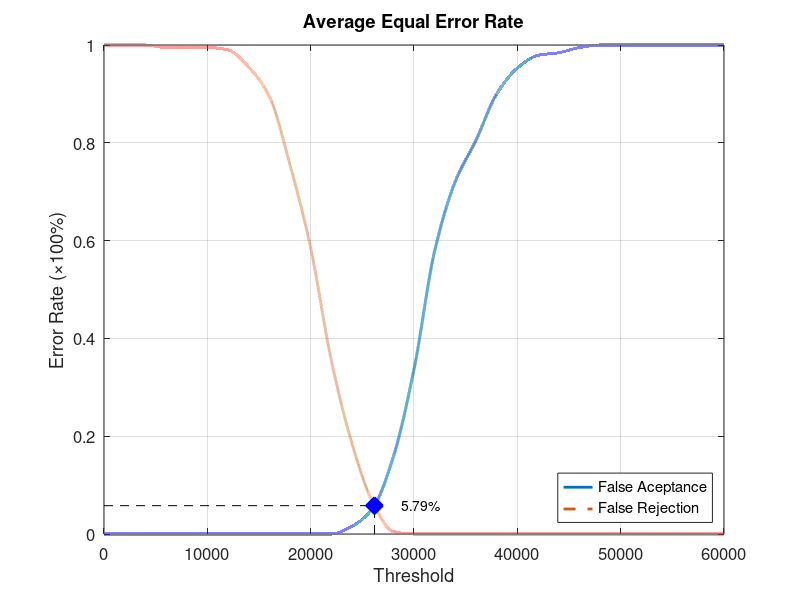
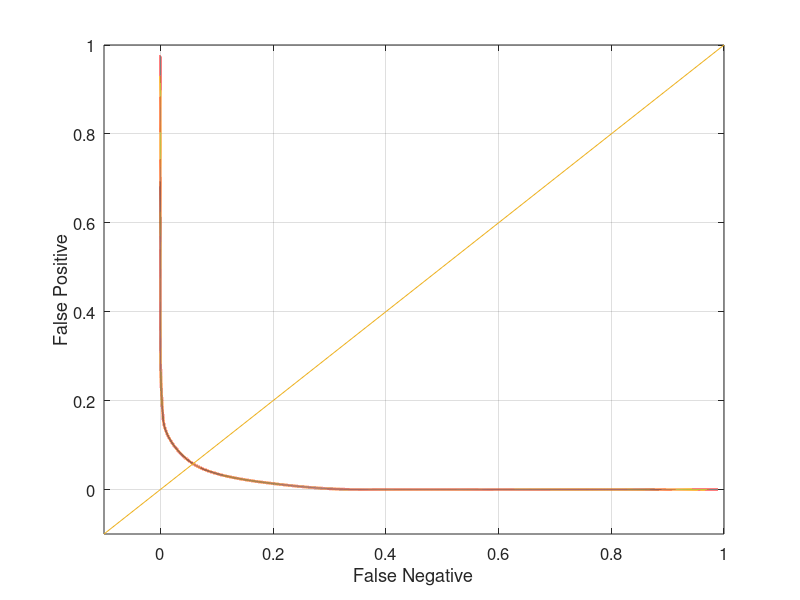

Recreate these plots in MATLAB, in order.
function yEER = Database4_3
close all;
clear;
clc;
x = 0:2000:60000;
xq = 0:0.5:60000;

y0 = [0 0 0 0 0 0 0 0 0 0 0 0 0.0157895 0.0526316 0.157895 0.336842 0.578947 0.721053 0.805263 0.9 0.952632 0.978947 0.984211 0.994737 1 1 1 1 1 1 1];
yy0 = interp1(x, y0, xq, 'pchip');
y1 = [1 1 1 0.995 0.995 0.995 0.99 0.955 0.895 0.755 0.585 0.355 0.185 0.065 0.005 0 0 0 0 0 0 0 0 0 0 0 0 0 0 0 0];
yy1 = interp1(x, y1, xq, 'pchip');

% Calculating EER: 
y2 = abs(y0 - y1);
find(y2 == min(y2))
yy2 = abs(yy0 - yy1);
xEER = find(yy2 == min(yy2));
xEERIndex = xq(xEER) % X-axis EER
yEER = yy0(xEER) % Y-axis EER

main = figure
plot(xq, yy0,'-','LineWidth', 2);	hold on
plot(xq, yy1,'--','LineWidth', 2);	hold on
plot([xEERIndex xEERIndex], [0 yEER], 'k--');	hold on
plot([0 xEERIndex], [yEER yEER], 'k--');	hold on
plot(xEERIndex, yEER, 'bx', 'LineWidth', 10);	hold on
text(xEERIndex + 10 * xEERIndex / 100, yEER, [num2str(round((10000 * yEER)) / 100) '%'])
legend('False Aceptance', 'False Rejection', 'Location', 'SouthEast')
xlabel('Threshold')
ylabel('Error Rate (\times100%)')
title('Average Equal Error Rate')
set(gca, 'FontSize', 12)
axis([0 60000 0 1])
grid on

print(main, 'Database4_3Main', '-dpng');
FNRxFPR = figure('Color', [1 1 1]);
plot(yy1, yy0, '-', yy1, yy0, 'LineWidth', 2);
hold on
y = -0.1:0.1:1
plot(y, y); 
set(gca, 'FontSize', 12)
xlabel('False Negative')
ylabel('False Positive')
axis([-0.1 1 -0.1 1])
set(gca, 'FontSize', 12)
grid on

print(FNRxFPR, 'Database4_3FNRxFPR','-dpng');
end
